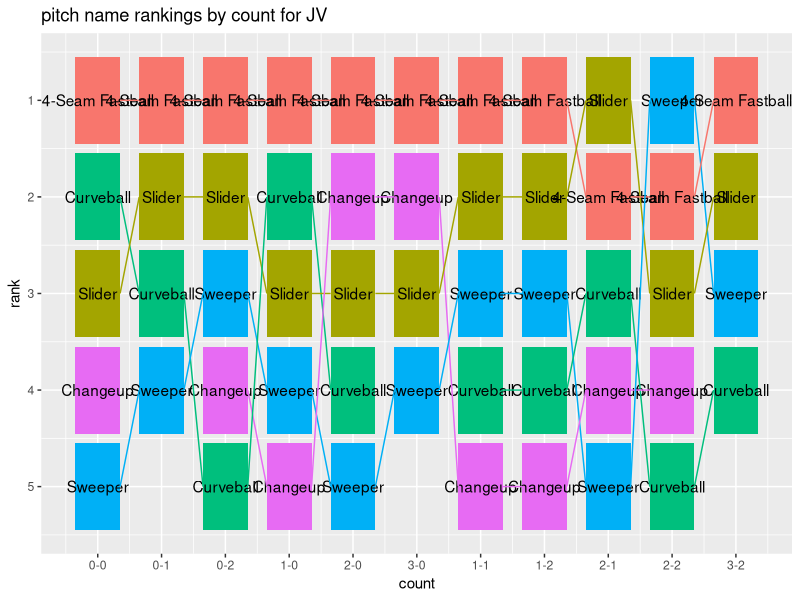

Write the R code that produced this figure.
library(tidyverse)
library(dplyr)
library(ggplot2)

jv_data <- read_csv("data/pitcher_verlander.csv")

jv_data_vis1 <- jv_data %>% select(count, pitch_name)

jv_data_vis1 <- jv_data %>% filter(pitch_name != "NA")

#adapting code from class

count_totals <- jv_data_vis1 %>% count(count, name = "total")

probs <- jv_data_vis1 %>% inner_join(count_totals, by = "count") %>% group_by(pitch_name, count, total) %>%
  summarize(p = n() / total[1], .groups = "drop_last") %>% arrange(count, desc(p)) %>%
  group_by(count) %>% mutate(rank = row_number()) %>%
  ungroup()

rank_pitch_counts <- probs %>% select(-p, -total)

#come back later to add in na value if necessary, i dont know

pitch_order <- rank_pitch_counts %>% group_by(pitch_name) %>% summarize(mr = mean(rank), .groups = "drop") %>%
  arrange(mr) %>% `[[`("pitch_name")



rank_pitch_counts$pitch_name <- factor(rank_pitch_counts$pitch_name, levels = pitch_order)

rank_pitch_counts$count <- factor(rank_pitch_counts$count, levels = c("0-0", "0-1", "0-2", "1-0", "2-0", "3-0","1-1", "1-2", "2-1", "2-2", "3-2"))


count_to_x <- function(r) {
  x <- c( "0-0" = 0,"0-1"= 1,"0-2" = 2,"1-0"= 3,"2-0" = 4,"3-0"= 5,"1-1" = 6,"1-2"= 7, "2-1"= 8,"2-2" = 9,"3-2" = 10)
  x[as.character(r)]
}

count_00 <- rank_pitch_counts %>% filter(count== "0-0")
count_01 <- rank_pitch_counts %>% filter(count =="0-1")
count_02 <- rank_pitch_counts %>% filter(count == "0-2")

count_10 <- rank_pitch_counts %>% filter(count == "1-0")
count_20 <- rank_pitch_counts %>% filter(count == "2-0")
count_30 <- rank_pitch_counts %>% filter(count == "3-0")

count_11 <- rank_pitch_counts %>% filter(count =="1-1")
count_12 <- rank_pitch_counts %>% filter(count =="1-2")
count_21 <- rank_pitch_counts %>% filter(count == "2-1")
count_22 <- rank_pitch_counts %>% filter(count == "2-2")
count_32 <- rank_pitch_counts %>% filter(count =="3-2")


line_data_00_01 <- count_00 %>% left_join(count_01, by ="pitch_name") %>% select(-count.x, -count.y)
line_data_01_02 <- count_01 %>% left_join(count_02, by ="pitch_name") %>% select(-count.x,-count.y)
line_data_02_10 <- count_02 %>% left_join(count_10, by ="pitch_name") %>% select(-count.x, -count.y)

line_data_10_20 <- count_10 %>% left_join(count_20, by ="pitch_name") %>% select(-count.x,-count.y)
line_data_20_30 <- count_20 %>% left_join(count_30, by ="pitch_name") %>% select(-count.x,-count.y)
line_data_30_11 <- count_30 %>% left_join(count_11, by = "pitch_name") %>% select(-count.x, -count.y)

line_data_11_12 <- count_11 %>% left_join(count_12, by ="pitch_name") %>% select(-count.x, -count.y)
line_data_12_21 <- count_12 %>% left_join(count_21, by ="pitch_name") %>% select(-count.x, -count.y)
line_data_21_22 <- count_21 %>% left_join(count_22, by ="pitch_name") %>% select(-count.x, -count.y)
line_data_22_32 <- count_22 %>% left_join(count_32, by ="pitch_name") %>% select(-count.x, -count.y)


line_data <- rbind(
  line_data_00_01 %>% mutate(x = count_to_x("0-0"), xend = count_to_x("0-1")),
  line_data_01_02 %>% mutate(x = count_to_x("0-1"), xend = count_to_x("0-2")),
  line_data_02_10 %>% mutate(x = count_to_x("0-2"), xend = count_to_x("1-0")),
  line_data_10_20 %>% mutate(x = count_to_x("1-0"), xend = count_to_x("2-0")),
  line_data_20_30 %>% mutate(x = count_to_x("2-0"), xend = count_to_x("3-0")),
  line_data_30_11 %>% mutate(x = count_to_x("3-0"), xend = count_to_x("1-1")),
  line_data_11_12 %>% mutate(x = count_to_x("1-1"), xend = count_to_x("1-2")),
  line_data_12_21 %>% mutate(x = count_to_x("1-2"), xend = count_to_x("2-1")),
  line_data_21_22 %>% mutate(x = count_to_x("2-1"), xend = count_to_x("2-2")),
  line_data_22_32 %>% mutate(x = count_to_x("2-2"), xend = count_to_x("3-2"))
) 




plot <- (ggplot(rank_pitch_counts) +
           geom_rect(aes(xmin=count_to_x(count)-0.35, xmax=count_to_x(count)+0.35, ymin=rank-0.45, ymax=rank+0.45, fill=pitch_name), show.legend = FALSE) +
           geom_text(aes(x=count_to_x(count), y=rank, label=pitch_name)) +
           geom_segment(data = line_data_00_01, aes(x=0.35, xend=0.65, y = rank.x, yend = rank.y, color= pitch_name), show.legend = FALSE) +
           geom_segment(data = line_data_01_02, aes(x = 1.35, xend =1.65, y = rank.x, yend = rank.y, color = pitch_name), show.legend = FALSE) +
           geom_segment(data = line_data_02_10, aes(x = 2.35, xend = 2.65, y = rank.x, yend = rank.y, color = pitch_name), show.legend = FALSE) +
           geom_segment(data = line_data_10_20, aes(x =3.35, xend = 3.65, y = rank.x, yend = rank.y, color = pitch_name), show.legend = FALSE) +
           geom_segment(data = line_data_20_30, aes(x = 4.35, xend =4.65, y = rank.x, yend = rank.y, color = pitch_name), show.legend = FALSE) +
           geom_segment(data = line_data_30_11, aes(x=5.35, xend = 5.65, y = rank.x, yend = rank.y, color = pitch_name), show.legend = FALSE) +
           geom_segment(data = line_data_11_12, aes(x =6.35, xend= 6.65, y = rank.x, yend = rank.y, color = pitch_name), show.legend = FALSE) +
           geom_segment(data = line_data_12_21, aes(x =7.35, xend = 7.65, y = rank.x, yend = rank.y, color = pitch_name), show.legend = FALSE) +
           geom_segment(data = line_data_21_22, aes(x =8.35, xend =8.65, y = rank.x, yend = rank.y, color = pitch_name), show.legend = FALSE) +
           geom_segment(data = line_data_22_32, aes(x=9.35, xend =9.65, y = rank.x, yend = rank.y, color = pitch_name), show.legend = FALSE) +
           ylim(0,7) +
           scale_y_reverse(breaks = 1:6) +
           scale_x_continuous(breaks=0:10, labels=c("0-0","0-1","0-2","1-0","2-0","3-0","1-1","1-2","2-1","2-2","3-2")) +
           labs(x="count", y="rank", title="pitch name rankings by count for JV "))


plot
#order by average speed?
